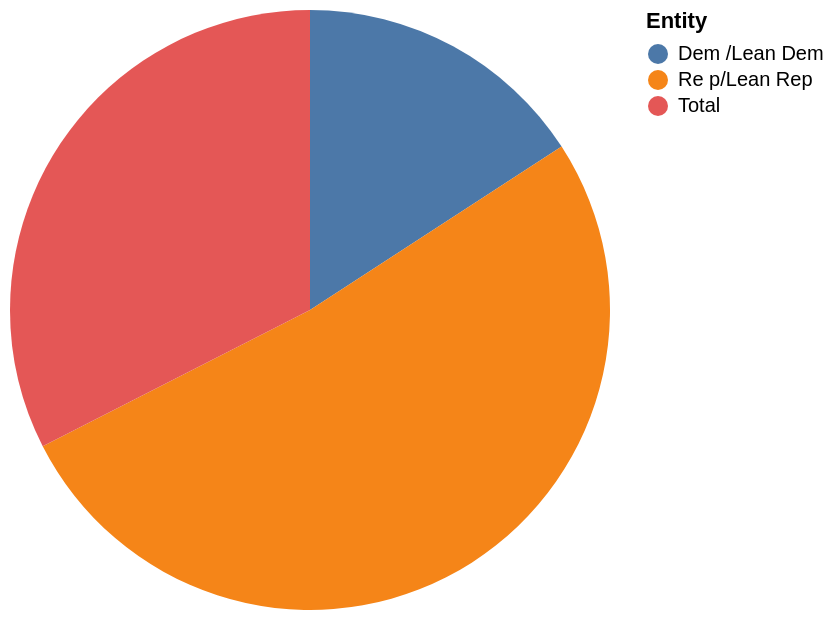

Vega-Lite specification for this chart:
### Vega-Lite specification from a JSON file in a GitHub repository (floating-point values rounded to 4 significant figures)
{"$schema": "https://vega.github.io/schema/vega-lite/v5.json", "description": "Pie chart auto-generated from CSV", "data": {"values": [{"Entity": "Dem /Lean Dem", "More people are being tested than in previous months": "19", "There are more new infections, not just more tests": "80"}, {"Entity": "Re p/Lean Rep", "More people are being tested than in previous months": "62", "There are more new infections, not just more tests": "36"}, {"Entity": "Total", "More people are being tested than in previous months": "39", "There are more new infections, not just more tests": "60"}]}, "mark": "arc", "encoding": {"theta": {"field": "More people are being tested than in previous months", "type": "quantitative"}, "color": {"field": "Entity", "type": "nominal"}}}
